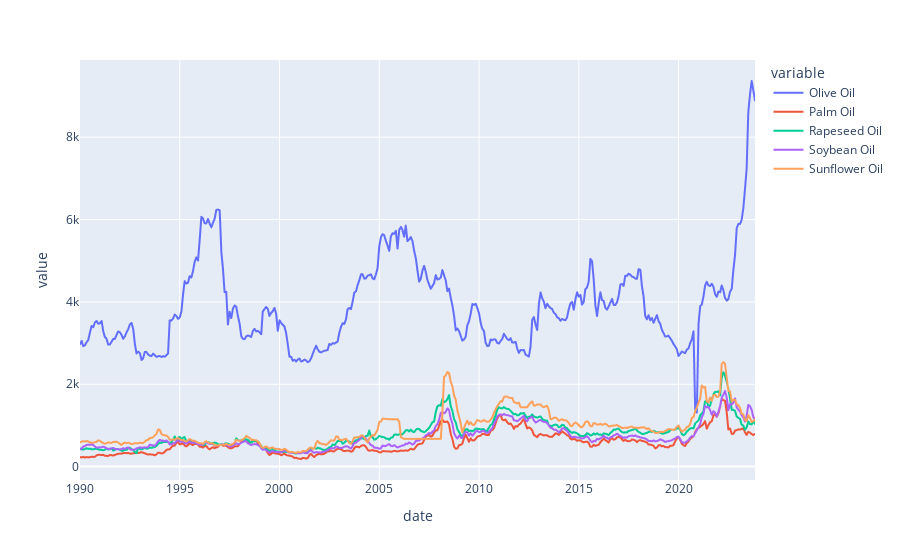

The cell this chart's notebook holds for it:
### Markdown cell above
# Exploratory Data Analysis: Visualizing data with Plotly #

Now that we have our data cleaned and joined, we can do a quick visualization to identify patterns in the prices of oils from January 1990 to present.

### Code cell
# Generate a basic line plot of global prices for oils selected.
all_years_plt = px.line(
    glob_oil_prices_2[
        ["Olive Oil", "Palm Oil", "Rapeseed Oil", "Soybean Oil", "Sunflower Oil"]
    ]
)
all_years_plt

### Figure 1 — Plotly figure (JSON) as saved in the notebook; plotly's stock layout.template omitted (floating-point values rounded to 4 significant figures; data arrays with more than 128 entries replaced by an {"elided": "..."} marker saying what was removed)
{"data": [{"hovertemplate": "variable=Olive Oil<br>date=%{x}<br>value=%{y}<extra></extra>", "legendgroup": "Olive Oil", "line": {"color": "#636efa", "dash": "solid"}, "marker": {"symbol": "circle"}, "mode": "lines", "name": "Olive Oil", "showlegend": true, "type": "scattergl", "x": {"elided": "407 str values"}, "xaxis": "x", "y": {"elided": "407 float values"}, "yaxis": "y"}, {"hovertemplate": "variable=Palm Oil<br>date=%{x}<br>value=%{y}<extra></extra>", "legendgroup": "Palm Oil", "line": {"color": "#EF553B", "dash": "solid"}, "marker": {"symbol": "circle"}, "mode": "lines", "name": "Palm Oil", "showlegend": true, "type": "scattergl", "x": {"elided": "407 str values"}, "xaxis": "x", "y": {"elided": "407 float values"}, "yaxis": "y"}, {"hovertemplate": "variable=Rapeseed Oil<br>date=%{x}<br>value=%{y}<extra></extra>", "legendgroup": "Rapeseed Oil", "line": {"color": "#00cc96", "dash": "solid"}, "marker": {"symbol": "circle"}, "mode": "lines", "name": "Rapeseed Oil", "showlegend": true, "type": "scattergl", "x": {"elided": "407 str values"}, "xaxis": "x", "y": {"elided": "407 float values"}, "yaxis": "y"}, {"hovertemplate": "variable=Soybean Oil<br>date=%{x}<br>value=%{y}<extra></extra>", "legendgroup": "Soybean Oil", "line": {"color": "#ab63fa", "dash": "solid"}, "marker": {"symbol": "circle"}, "mode": "lines", "name": "Soybean Oil", "showlegend": true, "type": "scattergl", "x": {"elided": "407 str values"}, "xaxis": "x", "y": {"elided": "407 float values"}, "yaxis": "y"}, {"hovertemplate": "variable=Sunflower Oil<br>date=%{x}<br>value=%{y}<extra></extra>", "legendgroup": "Sunflower Oil", "line": {"color": "#FFA15A", "dash": "solid"}, "marker": {"symbol": "circle"}, "mode": "lines", "name": "Sunflower Oil", "showlegend": true, "type": "scattergl", "x": {"elided": "407 str values"}, "xaxis": "x", "y": {"elided": "407 float values"}, "yaxis": "y"}], "layout": {"legend": {"title": {"text": "variable"}, "tracegroupgap": 0}, "margin": {"t": 60}, "xaxis": {"anchor": "y", "domain": [0, 1], "title": {"text": "date"}}, "yaxis": {"anchor": "x", "domain": [0, 1], "title": {"text": "value"}}}}
